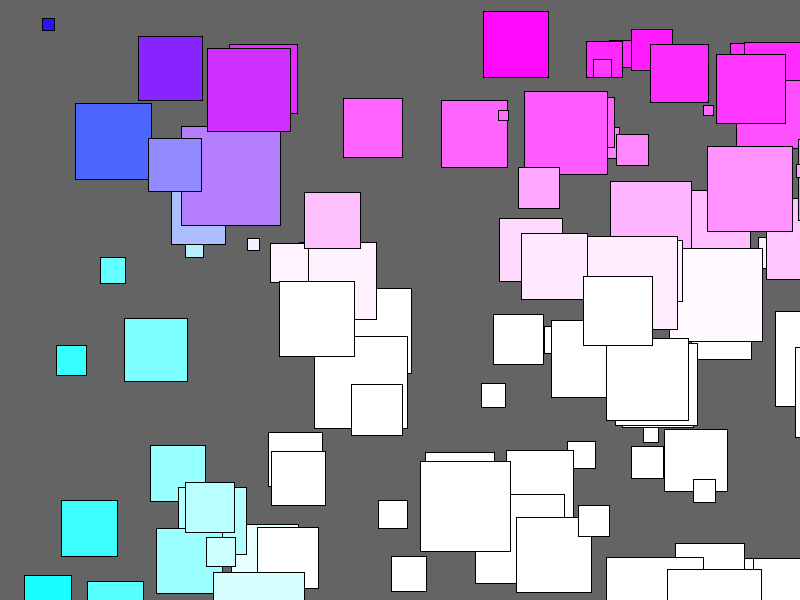
Frame 1 (no input)
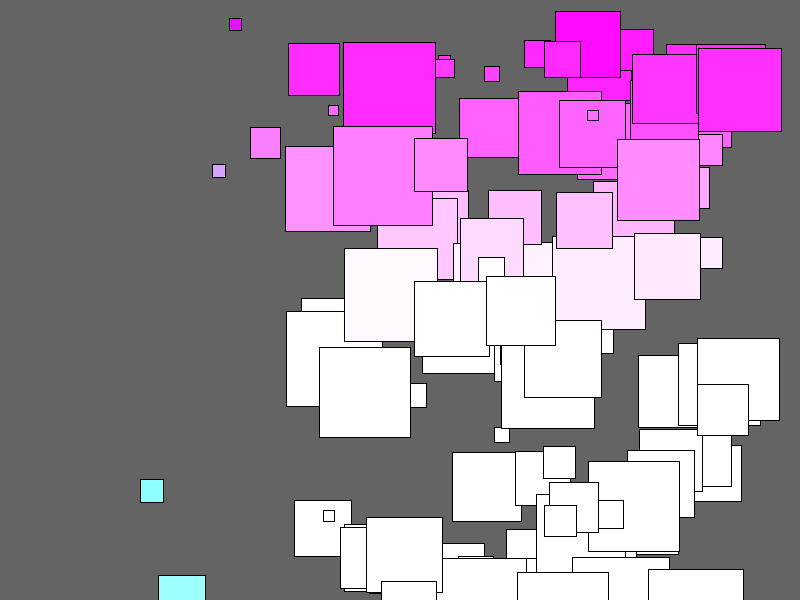
Frame 60 (the mouse pressed at the canvas centre just before this capture)
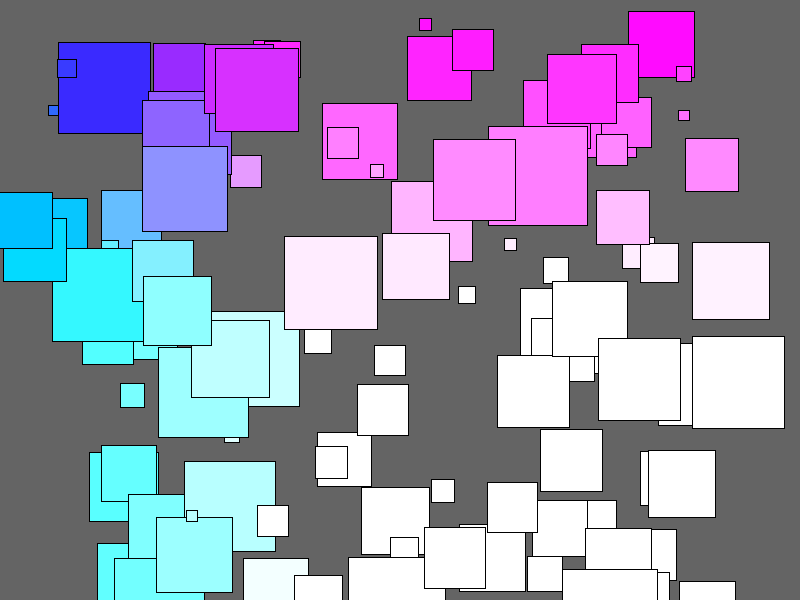
Frame 120 (the mouse held since frame 60 and released just before this capture)

The Processing sketch that drew these frames (run headless with seeded random() and noise(); from frame 60 on, the mouse is pressed at the canvas centre):

// Processing sketch: Objects_movingrect_accident_f
// ── Objects_movingrect_accident_f.pde
ArrayList <myObject> objects;

//INTIATE
void setup () {
  size (800, 600);
  objects = new ArrayList <myObject>();
  for ( int i = 0; i < 100; i ++) {
    objects.add (new myObject());
  }
}

void draw () {
  background (100);
  for (myObject o : objects) {
    o.draw();
  }
  }

  class myObject {

    float x, y;
    float speed;
    float direction;
    float size;

    //CONSTRUCTOR [void setup for class]

    myObject () {
      x = random (0, 800);
      y = random (0, 600);
      speed = random (1, 10);
      direction = 1;
      size = random (10, 100);
    }
    void draw () {
      x = x + speed*direction;

      fill (x, y, 255);
      rect (x, y, size, size);

      if (x > width - 100) {
        direction = -1;
      } else if (x<0) {
        direction = +1;
      }
    }
  }


// homework random color + pulse in size
